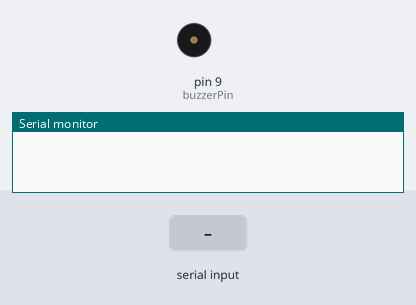
This sketch was run on a simulated Arduino Uno, built with avr-gcc and run on an emulated ATmega328P. Shown: buzzer (waves = sounding), the last lines printed to the serial monitor. The test bench sets the inputs (shaded band).

Above: at 1.2 s.
1.3 s: "90,45\n" received over Serial
At 2.2 s:
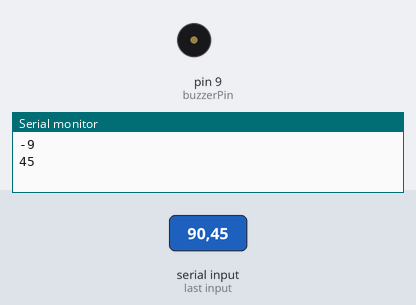
2.8 s: "30,150\n" received over Serial
At 2.88 s:
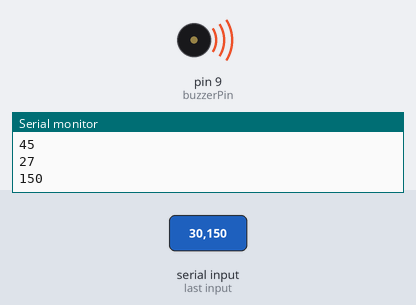
Timing chart, 0 to 5.8 s (numbered marks = the images above; inputs shaded):
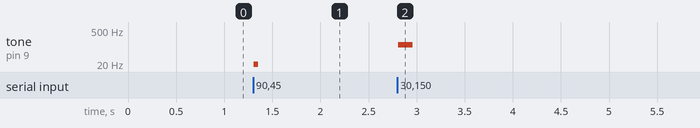

The sketch:

mainV1.ino
```cpp
class Note
{
    int buzzerPin=9;
    int note=3;
    int frequency;
    int duration;

    public: Note(char n[],int d)
    {
      pinMode(9,OUTPUT);
      switch (n[0])
      {
        case 'C':
          note+=1;
          break;
        case 'D':
          note+=3;
          break;
        case 'E':
          note+=4;
          break;
        case 'F':
          note+=6;
          break;
        case 'G':
          note+=8;
          break;
        case 'A':
          note+=9;
          break;
        case 'B':
          note+=11;
          break;
      }
      switch (n[1])
      {
        case '0':
          note-=12;
          break;
        case '1':
          note+=0;
          break;
        case '2':
          note+=12;
          break;
        case '3':
          note+=24;
          break;
        case '4':
          note+=36;
          break;
        case '5':
          note+=48;
          break;
        case '6':
          note+=60;
          break;
        case '7':
          note+=72;
          break;
        case '8':
          note+=82;
          break;
      }
      switch (n[2])
      {
        case 'F':
          note-=1;
          break;
        case 'S':
          note+=1;
      }
      duration=d;
      Serial.println(note);
      Serial.println(duration);
    }
    void calcNote()
    {
      frequency=(int)round(pow(2,(note-49.0)/12)*440);
    }
    void play()
    {
      tone(buzzerPin,frequency,duration);
    }
};

void setup() {
  Serial.begin(9600);
}

char noteValueString[3];
int noteDuration;

void getNoteValue()
{
  int i=0;
  while (i<3)
  {
    if(Serial.available()>0)
    {
      noteValueString[i]=(char)Serial.read();
      i++;
    }
  }
}

void getNoteDuration()
{
  noteDuration=0;
  boolean aquiredInt=true;
  while(aquiredInt)
  {
    if(Serial.available()>0)
    {
      noteDuration=Serial.parseInt();
      aquiredInt=false;
    }
  }
}

void loop() {
  getNoteValue();
  getNoteDuration();
  Note n(noteValueString,noteDuration);
  n.calcNote();
  n.play();
}
```

Measured:
- after the input at 1.3 s, tone on pin 9 (buzzerPin): silent → 15 Hz at once, → silent 0.05 s later
- after the input at 2.8 s, tone on pin 9 (buzzerPin): silent → 123 Hz at once, → silent 0.15 s later
